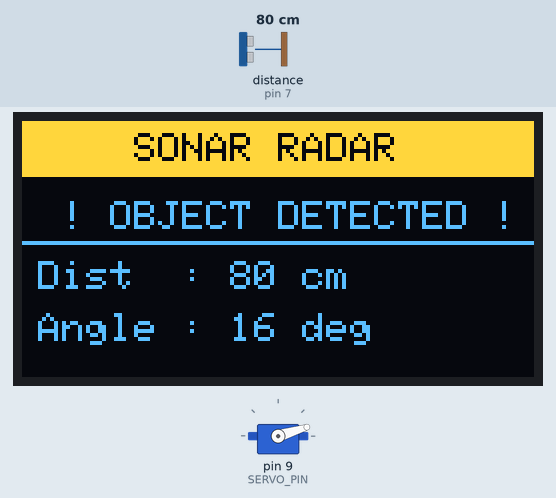
The sketch below on a simulated Arduino Uno, built with avr-gcc and run on an emulated ATmega328P. Shown: servo, 128×64 one-colour display. Wiring (inferred from the names in the program): ultrasonic range finder: trigger pin 6; echo pin 7. Inputs (shaded band) come from the test bench; at power-on: distance to the obstacle (sensor on pin 7) 80 cm. The echo pulse lasts 58.3 µs per cm; the OLED is the two-colour kind (top 16 rows yellow); what the sketch prints to the serial monitor is not drawn.

Above: at 3.74 s.
3.8 s: distance to the obstacle (sensor on pin 7) set to 250 cm
At 3.88 s:
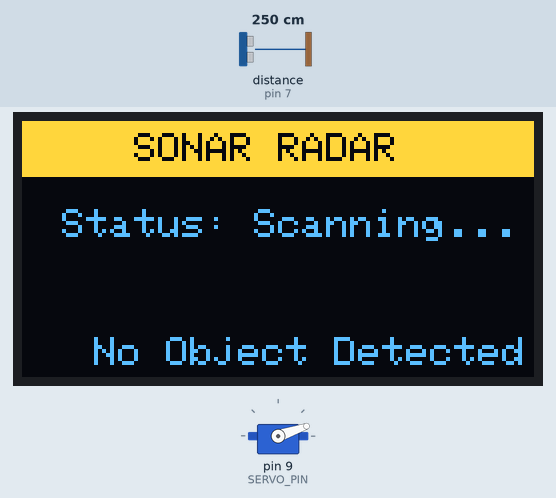
5.5 s: distance to the obstacle (sensor on pin 7) set to 2 cm
At 5.7 s:
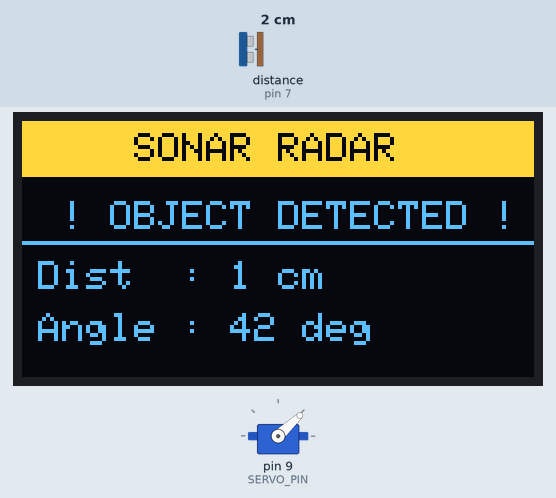
7.1 s: distance to the obstacle (sensor on pin 7) set to 195 cm
At 7.2 s:
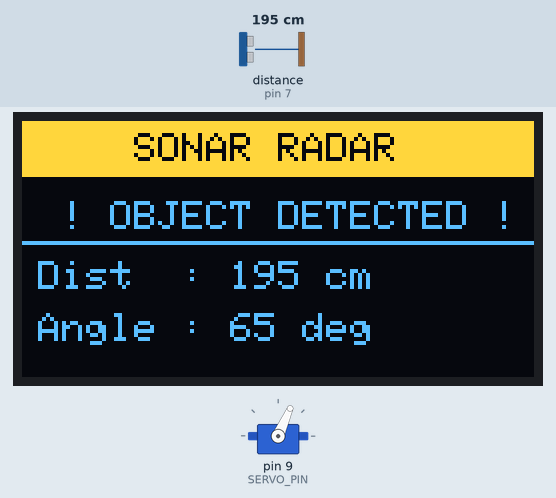
9.9 s: distance to the obstacle (sensor on pin 7) set to 204 cm
At 10.01 s:
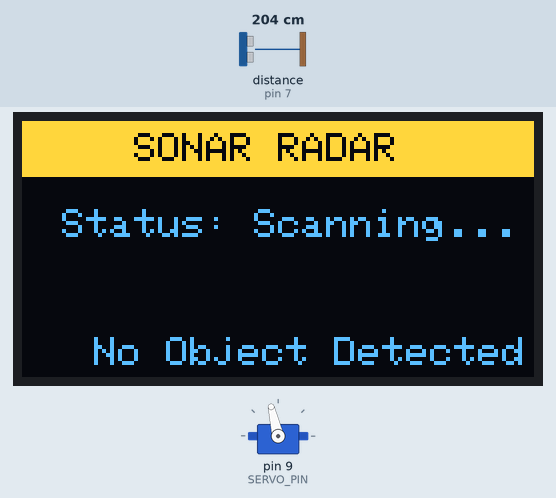
11.7 s: distance to the obstacle (sensor on pin 7) set to 4 cm
At 11.86 s:
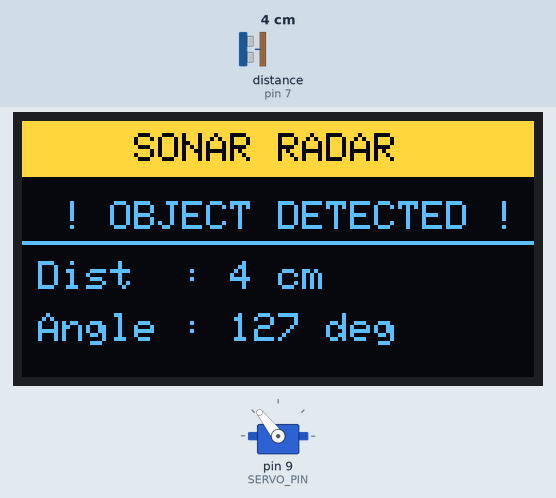
Timing chart, 0 to 16.6 s (numbered marks = the images above; inputs shaded):
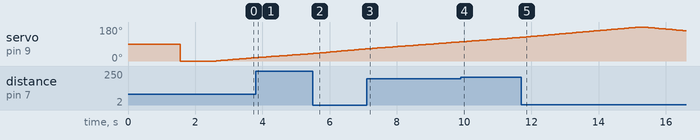

The sketch:

UltraSonic_Radar_System.ino
```cpp
#include <Servo.h>
#include <Wire.h>
#include <Adafruit_GFX.h>
#include <Adafruit_SSD1306.h>

// OLED setup
#define SCREEN_WIDTH 128
#define SCREEN_HEIGHT 64
#define OLED_RESET    -1  // no reset pin
Adafruit_SSD1306 display(SCREEN_WIDTH, SCREEN_HEIGHT, &Wire, OLED_RESET);

Servo radarServo;

const int TRIG_PIN   = 6;
const int ECHO_PIN   = 7;
const int SERVO_PIN  = 9;
const int MAX_RANGE  = 200;
const int SCAN_DELAY = 30;

long getDistance() {
  digitalWrite(TRIG_PIN, LOW);
  delayMicroseconds(2);
  digitalWrite(TRIG_PIN, HIGH);
  delayMicroseconds(10);
  digitalWrite(TRIG_PIN, LOW);

  long duration = pulseIn(ECHO_PIN, HIGH, 30000);
  if (duration == 0) return -1;
  long cm = duration / 58;
  return (cm > MAX_RANGE) ? -1 : cm;
}

void updateOLED(int angle, long distance) {
  display.clearDisplay();

  // Top header bar
  display.fillRect(0, 0, 128, 14, WHITE);
  display.setTextColor(BLACK);
  display.setTextSize(1);
  display.setCursor(28, 3);
  display.print("SONAR RADAR");

  display.setTextColor(WHITE);

  if (distance <= 0) {
    display.setTextSize(1);
    display.setCursor(10, 22);
    display.print("Status: Scanning...");

    display.setCursor(18, 54);
    display.print("No Object Detected");

  } else {
    display.setTextSize(1);
    display.setCursor(10, 20);
    display.print("! OBJECT DETECTED !");

    display.drawLine(0, 30, 128, 30, WHITE);

    display.setCursor(4, 35);
    display.print("Dist  : ");
    display.print(distance);
    display.print(" cm");

    display.setCursor(4, 48);
    display.print("Angle : ");
    display.print(angle);
    display.print(" deg");
  }

  display.display();
}

void scanAndSend(int angle) {
  radarServo.write(angle);
  delay(SCAN_DELAY);

  long dist = getDistance();

  // Send to Processing via Serial
  Serial.print(angle);
  Serial.print(",");
  Serial.println(dist == -1 ? 0 : dist);

  // Update OLED independently
  updateOLED(angle, dist);
}

void setup() {
  pinMode(TRIG_PIN, OUTPUT);
  pinMode(ECHO_PIN, INPUT);
  radarServo.attach(SERVO_PIN);
  Serial.begin(9600);

  // Init OLED
  if (!display.begin(SSD1306_SWITCHCAPVCC, 0x3C)) {
    Serial.println("OLED not found!");
    while (true); // halt if OLED missing
  }

  display.clearDisplay();
  display.setTextColor(WHITE);
  display.setTextSize(1);
  display.setCursor(20, 28);
  display.print("Initializing...");
  display.display();
  delay(1500);

  radarServo.write(0);
  delay(1000);
}

void loop() {
  for (int angle = 0; angle <= 180; angle++) {
    scanAndSend(angle);
  }
  for (int angle = 180; angle >= 0; angle--) {
    scanAndSend(angle);
  }
}
```

Measured:
- the behaviour switches between 200 and 201 cm on distance to the obstacle (sensor on pin 7) (found by bisection; images 3 and 4)
- after the input at 3.8 s, the display: first differs from a run without the input after 0.08 s (image 1)
- after the input at 5.5 s, the display: first changes after 0.07 s (image 2 shows a later state)
- after the input at 9.9 s, the display: first differs from a run without the input after 0.10 s (image 4)
- after the input at 11.7 s, the display: first changes after 0.09 s (image 5 shows a later state)
- by itself, servo on pin 9 (SERVO_PIN): rises from 125° to 180° in 3.5 s, then falls to 160° in 1.4 s
